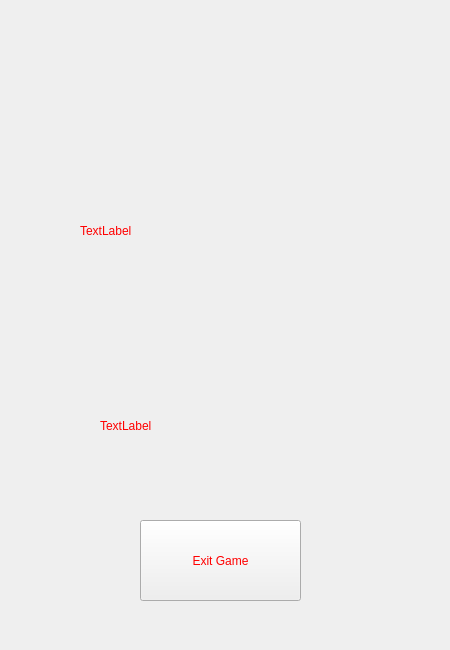
<?xml version="1.0" encoding="UTF-8"?>
<ui version="4.0">
 <class>YouWonWindow</class>
 <widget class="QWidget" name="YouWonWindow">
  <property name="geometry">
   <rect>
    <x>0</x>
    <y>0</y>
    <width>450</width>
    <height>650</height>
   </rect>
  </property>
  <property name="windowTitle">
   <string>Form</string>
  </property>
  <widget class="QWidget" name="Background" native="true">
   <property name="geometry">
    <rect>
     <x>-10</x>
     <y>0</y>
     <width>461</width>
     <height>651</height>
    </rect>
   </property>
   <widget class="QWidget" name="verticalLayoutWidget">
    <property name="geometry">
     <rect>
      <x>90</x>
      <y>130</y>
      <width>291</width>
      <height>201</height>
     </rect>
    </property>
    <layout class="QVBoxLayout" name="ThePicLayout">
     <item>
      <widget class="QLabel" name="Won">
       <property name="styleSheet">
        <string notr="true">color: rgb(255, 0, 0);</string>
       </property>
       <property name="text">
        <string>TextLabel</string>
       </property>
      </widget>
     </item>
    </layout>
   </widget>
   <widget class="QWidget" name="verticalLayoutWidget_2">
    <property name="geometry">
     <rect>
      <x>110</x>
      <y>350</y>
      <width>251</width>
      <height>151</height>
     </rect>
    </property>
    <layout class="QVBoxLayout" name="MessageLayout">
     <item>
      <widget class="QLabel" name="Score">
       <property name="styleSheet">
        <string notr="true">color: rgb(255, 0, 0);</string>
       </property>
       <property name="text">
        <string>TextLabel</string>
       </property>
      </widget>
     </item>
    </layout>
   </widget>
   <widget class="QPushButton" name="pushButton">
    <property name="geometry">
     <rect>
      <x>150</x>
      <y>520</y>
      <width>161</width>
      <height>81</height>
     </rect>
    </property>
    <property name="styleSheet">
     <string notr="true">color: rgb(255, 0, 0);
font: 700 9pt &quot;Segoe UI&quot;;</string>
    </property>
    <property name="text">
     <string>Exit Game</string>
    </property>
   </widget>
  </widget>
 </widget>
 <resources/>
 <connections/>
</ui>
